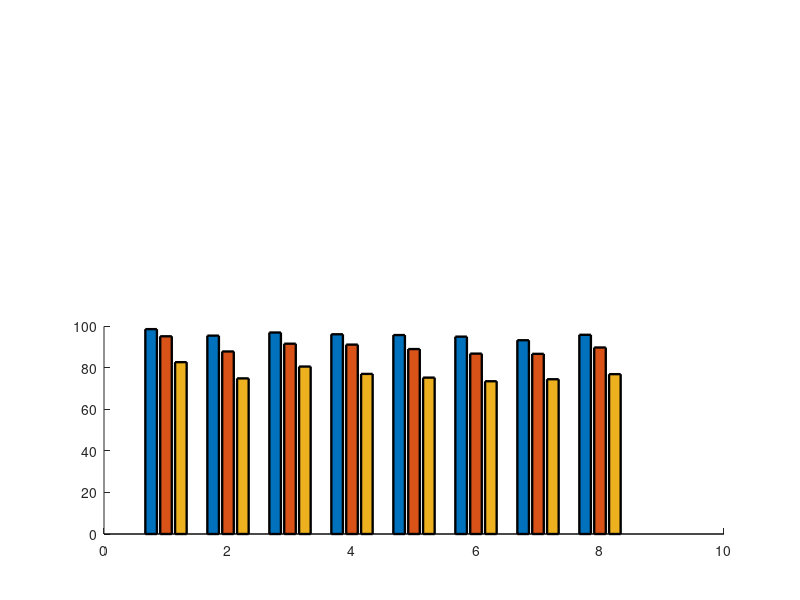

The MATLAB source for this figure: (Note: this script raises an error after producing the figure.)
clc; clear; close all;

%% -----------------------------
% Station names
%% -----------------------------
stations = {'AS1','AS2','CC1','EC1','EC2','EC3','ID1','Average'};

%% -----------------------------
% Fine-tuned model performance (new table) ×100
%% -----------------------------
FT_02 = [0.8278 0.7496 0.8066 0.7712 0.7533 0.7358 0.7455 0.7700] * 100;
FT_01 = [0.9524 0.8793 0.9167 0.9123 0.8909 0.8689 0.8678 0.8984] * 100;
FT_00 = [0.9869 0.9555 0.9706 0.9621 0.9583 0.9507 0.9334 0.9596] * 100;

data_finetune = [FT_00(:), FT_01(:), FT_02(:)];

%% -----------------------------
% Training model performance ×100
%% -----------------------------
A_02 = [0.8335 0.7520 0.8133 0.7512 0.7288 0.7271 0.7393 0.7636] * 100;
A_01 = [0.9704 0.8992 0.9415 0.9310 0.9022 0.9007 0.8991 0.9207] * 100;
A_00 = [0.9935 0.9858 0.9876 0.9867 0.9868 0.9871 0.9644 0.9850] * 100;

data_training = [A_00(:), A_01(:), A_02(:)];

%% -----------------------------
% CNN pastel colors
%% -----------------------------
c1 = [0.95 0.80 0.45];   % yellow (timeshift 0.00)
c2 = [0.95 0.60 0.60];   % pink   (timeshift 0.01)
c3 = [0.60 0.90 0.90];   % cyan   (timeshift 0.02)

%% -----------------------------
% Create figure
%% -----------------------------
figure('Color','w','Position',[100 100 734 724]);

%% ======= SUBPLOT (211): Fine-Tuned Model =======
subplot(2,1,2); hold on;

b = bar(data_finetune, 'grouped', 'LineWidth',1.7);
b(1).FaceColor = c1;   % 0.00
b(2).FaceColor = c2;   % 0.01
b(3).FaceColor = c3;   % 0.02

xticks(1:length(stations));
xticklabels(stations);
xtickangle(0);

ylabel('Accuracy (%)','FontSize',26,'FontWeight','bold');
title('Fine-Tuned Model Performance at Different Time Shifts','FontSize',26,'FontWeight','bold');

legend({'Time Shift = 0.00','Time Shift = 0.01','Time Shift = 0.02'}, ...
       'FontSize',20,'Location','north','NumColumns',3);

set(gca,'FontSize',20,'LineWidth',1.5);
ylim([70 100]);
grid on;

%% ======= SUBPLOT (212): Trained Model =======
subplot(2,1,1); hold on;

b2 = bar(data_training, 'grouped', 'LineWidth',1.7);
b2(1).FaceColor = c1;
b2(2).FaceColor = c2;
b2(3).FaceColor = c3;

xticks(1:length(stations));
xticklabels(stations);
xtickangle(0);

ylabel('Accuracy (%)','FontSize',26,'FontWeight','bold');
title('Training Model Performance at Different Time Shifts','FontSize',26,'FontWeight','bold');

legend({'Time Shift = 0.00','Time Shift = 0.01','Time Shift = 0.02'}, ...
       'FontSize',20,'Location','north','NumColumns',3);

set(gca,'FontSize',20,'LineWidth',1.5);
ylim([70 105]);
grid on;
